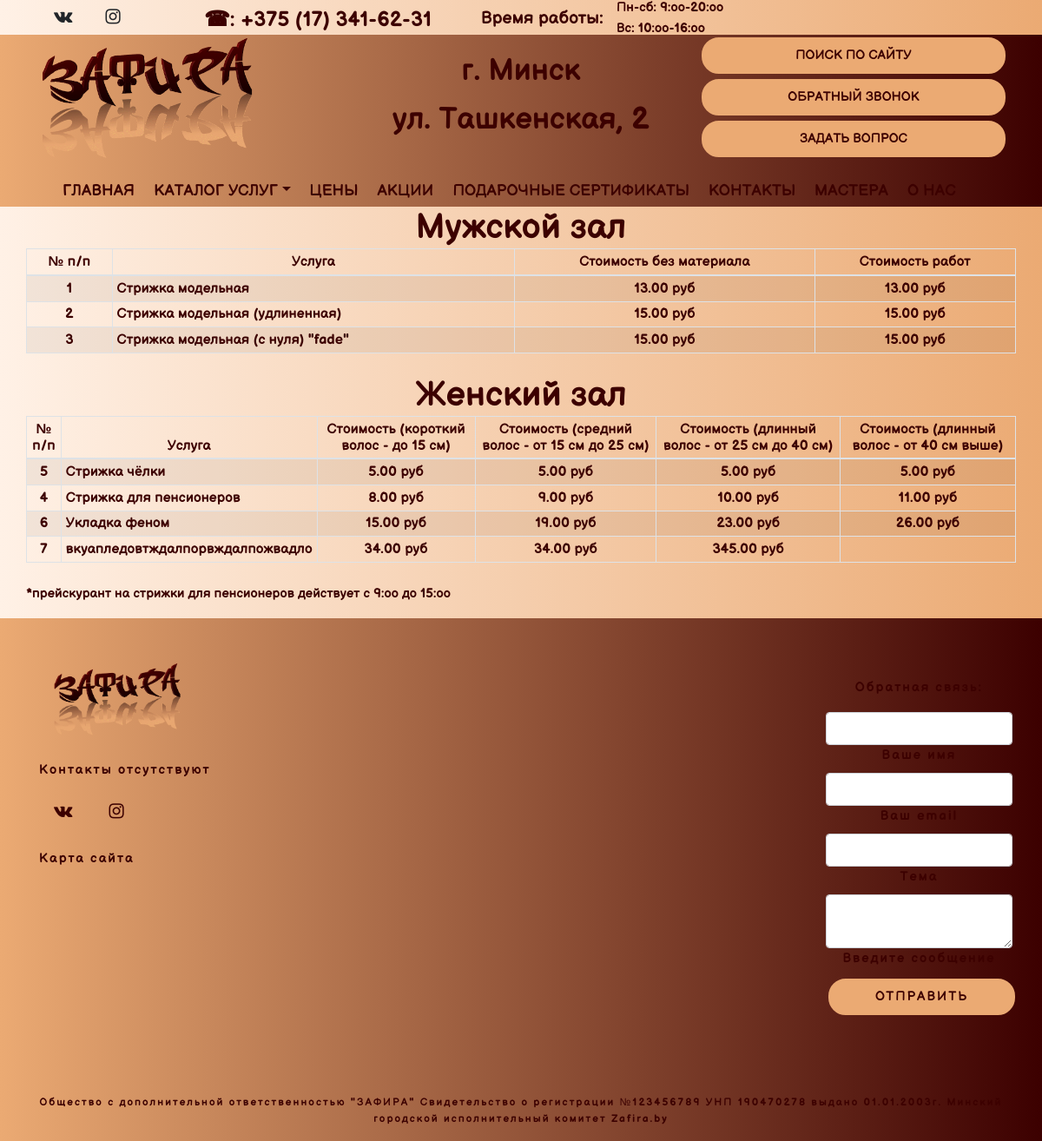
Screenshot of /price with the database file from the repository.
### catalog/models.py (models this page shows, shortened)
class Service(models.Model):
    catalog = models.ForeignKey(Catalog, related_name='services', on_delete=models.CASCADE)
    name = models.CharField(max_length=200, db_index=True)
    slug = models.SlugField(max_length=200, db_index=True, unique=True)
    price_man = models.DecimalField('Мужская стрижка, стоимость работы без материалов', max_digits=10,
                                    decimal_places=2, blank=True, null=True)
    price_man_material = models.DecimalField('Мужская стрижка, расходные материалы', max_digits=10,
                                             decimal_places=2, blank=True, null=True)
    price_man_all = models.DecimalField('Мужская стрижка, стоимость работы', max_digits=10, decimal_places=2,
                                        blank=True, null=True)
    price_1 = models.DecimalField('Цены(до 15 см)', max_digits=10, decimal_places=2, blank=True, null=True)
    price_nm_1 = models.DecimalField('Цены без расходных материалов1', max_digits=10, decimal_places=2, blank=True,
                                     null=True)
    price_2 = models.DecimalField('Цены(от 15 до 25 см)', max_digits=10, decimal_places=2, blank=True, null=True)
    price_nm_2 = models.DecimalField('Цены без расходных материалов2', max_digits=10, decimal_places=2, blank=True,
                                     null=True)
    price_3 = models.DecimalField('Цены(от 25 до 40 см)', max_digits=10, decimal_places=2, blank=True, null=True)
    price_nm_3 = models.DecimalField('Цены без расходных материалов3', max_digits=10, decimal_places=2, blank=True,
                                     null=True)
    price_4 = models.DecimalField('Цены(от 40 см и выше)', max_digits=10, decimal_places=2, blank=True, null=True)
    price_nm_4 = models.DecimalField('Цены без расходных материалов4', max_digits=10, decimal_places=2, blank=True,
                                     null=True)
    gender = models.CharField(max_length=50)
    class Meta:
        ordering = ('name',)
        verbose_name = 'Услуга'
        verbose_name_plural = 'Услуги'
        index_together = ('id', 'slug')

### catalog/views.py (the view)
# urls.py: path('price', views.price, name='price'),
def price(request):
    service_woman = Service.objects.filter(gender='woman').order_by('price_1')
    service_man = Service.objects.filter(gender='man').order_by('price_man_all')
    context_catalog = {'service_woman': service_woman,
                       'service_man': service_man}
    return render(request, 'catalog/price.html', context_catalog)

### main/templates/catalog/price.html (shortened to what this page needs)
{% extends 'main/base.html' %}
{% load bootstrap4 %}
{% load static %}
{% block content %}
<section>
      <h1 >Мужской зал</h1>
<div class="container text-center">
    <div class="row">
<table class="table table-striped table-bordered table-sm ">
  <thead>
    <tr>
      <th>№ п/п</th>
      <th>Услуга</th>
      <th>Стоимость без материала</th>
      <th>Стоимость работ</th>
    </tr>
  </thead>
  <tbody>
{% if service_man %}
{% for ser in service_man %}
    <tr>
      <th scope="row">{{ ser.id }}</th>
      <td style="text-align: left;">{{ ser.name }}</td>
      <td>{{ ser.price_man }} руб</td>
      <td>{{ ser.price_man_all }} руб</td>
   {% endfor %}
    </tr>
    {% else %}
        <p>Каталог пуст</p>
    {%endif%}
  </tbody>
</table>
        </div>
</div>
</section>
<section>
    <br>
      <h1 >Женский зал</h1>
<div class="container">
    <div class="row">
<table class="table table-striped table-bordered table-sm ">
  <thead>
    <tr>
      <th class="col1">№ п/п</th>
      <th class="col2">Услуга</th>
      <th>Стоимость (короткий волос - до 15 см)</th>
      <th>Стоимость (средний волос - от 15 см до 25 см)</th>
      <th>Стоимость (длинный волос - от 25 см до 40 см)</th>
      <th>Стоимость (длинный волос - от 40 см выше)</th>
    </tr>
  </thead>
  <tbody>
{% if service_woman %}
{% for ser in service_woman %}
    <tr>
      <th class="col1" scope="row">{{ ser.id }}</th>
      <td class="col2" style="text-align: left;">{{ ser.name }}</td>
      <td>{{ ser.price_1|default_if_none:"" }} {% if ser.price_1 %} руб {%endif%}</td>
      <td>{{ ser.price_2|default_if_none:"" }} {% if ser.price_2 %} руб {%endif%}</td>
      <td>{{ ser.price_3|default_if_none:"" }} {% if ser.price_3 %} руб {%endif%}</td>
      <td>{{ ser.price_4|default_if_none:"" }} {% if ser.price_4 %} руб {%endif%}</td>
   {% endfor %}
    </tr>
    {% else %}
        <p>Каталог пуст</p>
    {%endif%}
  </tbody>
</table>
<p><br>*прейскурант на стрижки для пенсионеров действует с 9:оо до 15:оо</p>
        </div>
</div>
</section>
{% endblock %}

### main/templates/main/base.html (shortened to what this page needs)
{% load bootstrap4 %}
{% load static %}
{% bootstrap_css %}
<!DOCTYPE html>
<html lang="ru-ru">
<head>
    <link href="//maxcdn.bootstrapcdn.com/font-awesome/4.5.0/css/font-awesome.min.css" rel="stylesheet">
    <link rel="stylesheet" href="{% static '/main/css/bootstrap.min.css' %}">
    <link rel="stylesheet" href="{% static '/main/css/bootstrap.css' %}">
    <link rel="stylesheet" href="{% static '/main/css/owl.carousel.min.css' %}">
    <link rel="stylesheet" href="{% static '/main/css/style.css' %}">
    <link rel="stylesheet" href="{% static '/main/js/bootstrap.min.js' %}">
</head>
<body>
<header class="header mb4">
    <div class="container">
        <div class="row">
            <div class="col-4 col-md-2">
                <a href="#" class="btn btn-social-icon btn-lg btn-vk"><span class="fa fa-vk"></span></a>
                  <a href="#" class="btn btn-social-icon btn-lg btn-instagram"><span class="fa fa-instagram"></span></a></div>
            <div class="col-6 col-md-3"><p class="number__col"> <nobr><b>&#9742;: +375 (17) 341-62-31</b></nobr></p></div>
            <div class="col-4 col-md-2"><p class="time__workt"><nobr><b>Время работы:</b></nobr></p></div>
            <div class="col-4 col-md-2"><p class="time__work"><nobr><b>Пн-сб: 9:оо-20:оо <br>Вс: 10:оо-16:оо </b></nobr></p></div>
        </div>
    </div>
</header>
    <section>
                        <div class="line2">
                            <div class="container">
                                <div class="row">
                                    <div class="col-8 col-md-4" class="line2__logo">
                        <img src="{% static '/main/images/logo.gif' %}" width="250"  hspace="1" vspace="4" align="center" alt=""></div>
                                    <div class="col-8 col-md-4 adres" align="center"><b>г. Минск <br> ул. Ташкенская, 2</b></div>
                                    <div class="col-8 col-md-4 "align="center">
                                        <a href="#" class="line2__btn"><b>Поиск по сайту</b></a> <br>
                                        <a href="#" class="line2__btn"><b>Обратный звонок</b></a><br>
                                        <a href="feedback" class="line2__btn"><b>Задать вопрос</b></a></div>
                        </div>
                            </div>
                                </div>
    </section>
<section>
    <div class="NavMenu">
        <div class="container">
            <div class="row">
                <div class="col-12 col-md-12">
                     <nav id="sticky-top" class="navbar navbar-expand-xl navbar-transparent bg-transparent sticky-top">
                         <ul class="navbar-nav">
                          <li class="nav-item active"><a class="nav-link menu__btn" href="{% url 'home' %}">Главная</a></li>
                            <li class="nav-item dropdown ">
                            <a class="nav-link dropdown-toggle menu__btn" data-toggle="dropdown" href="#">Каталог услуг</a>
                          </li>
                          <li class="nav-item"><a class="nav-link menu__btn" href="/price">Цены</a></li>
                          <li class="nav-item"><a class="nav-link menu__btn" href="/sale">Акции</a></li>
                          <li class="nav-item"><a class="nav-link menu__btn" href="#">Подарочные сертификаты</a></li>
                          <li class="nav-item"><a class="nav-link menu__btn" href="{%url 'contacts'%}">Контакты</a></li>
                          <li class="nav-item"><a class="nav-link menu__btn" href="/masters">Мастера</a></li>
                          <li class="nav-item"><a class="nav-link menu__btn" href="{% url 'about' %}">о нас</a></li>
                        </ul>
                     </nav>
                 </div>
            </div>
        </div>
    </div>
</section>
    <div class="content">
{% block content %} {% endblock %}
    </div>
<footer class="page-footer font-small mdb-color lighten-3 pt-4 footer">
  <div class="container text-center text-md-left">
    <div class="row">
      <div class="col-md-3 col-lg-3 mr-auto my-md-4 my-0 mt-4 mb-1">
        <h5 class="font-weight-bold text-uppercase mb-4"><div class="col-8 col-md-4" class="line2__logo">
                        <img src="{% static '/main/images/logo.gif' %}" width="150"  hspace="1" vspace="4" align="center" alt=""></div></h5>
    {% if contact %}
    {% for con in contact %}
        <p style="font-size: 24px; color:#3c0000; ">{{ con.name }}</p>
        <p style="font-size: 22px; color:#3c0000;">{{ con.address }}</p> <br>
          <p style="color:#3c0000;"> <nobr><b>&#9742;: {{ con.tel }}</b></nobr></p>
        {% endfor %}
    {% else %}
        <p>Контакты отсутствуют</p>
    {%endif%}
<a href="#" class="btn btn-social-icon btn-lg btn-vk text-center " style="color: #3c0000;"><span class="fa fa-vk"></span></a>
          <a href="#" class="btn btn-social-icon btn-lg btn-instagram"style="color: #3c0000;"><span class="fa fa-instagram"></span></a>
          <br><br><a class="footer_btn text-center " href="#">Карта сайта</a></p>
      </div>
      <div class="col-md-6 col-lg-5 mx-auto my-md-8 my-0 mt-8 mb-2">
<div class="container">
        <div class="row">
                <div class="col-md-6 col-md-offset-2 text-center">
<div id="map-container-google-2" class="z-depth-1-half map-container" style="height: 500px">
<iframe src="https://www.google.com/maps/embed?pb=!1m18!1m12!1m3!1d2354.443569702272!2d27.629257415990672!3d53.83497414569913!2m3!1f0!2f0!3f0!3m2!1i1024!2i768!4f13.1!3m3!1m2!1s0x46dbd23c836f412d%3A0x19b9edc75800c46c!2z0YPQuy4g0KLQsNGI0LrQtdC90YLRgdC60LDRjyAyLCDQnNC40L3RgdC6IDIyMDA5Niwg0JHQtdC70LDRgNGD0YHRjA!5e0!3m2!1sru!2sus!4v1602024809249!5m2!1sru!2sus" width="445" height="500" frameborder="0" style="border:0;" allowfullscreen="" aria-hidden="false" tabindex="0"></iframe>
</div>
                </div>
        </div>
</div>
      </div>
      <div class="col-md-3 col-lg-3 text-center mx-auto my-4 footer__right">
      <div class="card-transparent">
        <div class="card-body">
          <div class="form-header blue accent-1">
            <p> Обратная связь:</p>
          </div>
          <div class="md-form">
            <input type="text" id="form-name" class="form-control">
            <label for="form-name">Ваше имя</label>
          </div>
          <div class="md-form">
            <input type="text" id="form-email" class="form-control">
            <label for="form-email">Ваш email</label>
          </div>
          <div class="md-form">
             <input type="text" id="form-Subject" class="form-control">
            <label for="form-Subject">Тема</label>
          </div>
          <div class="md-form">
                  <textarea id="form-text" class="form-control md-textarea" rows="2"></textarea>
            <label for="form-text">Введите сообщение</label>
          </div>
          <div class="text-center">
              <a href="button" class="line2__btn"><b>Отправить</b></a></div>
          </div>
        </div>
      </div>
    </div>
      </div>
<div class="container-fluid">
  <div class="footer-copyright text-center py-3 " style="color:#3c0000; font-size: 12px;">Общество с дополнительной ответственностью "ЗАФИРА"      Свидетельство о регистрации №123456789 УНП 190470278 выдано 01.01.2003г.
      Минский городской исполнительный комитет <a href="#"> Zafira.by</a>
  </div>
</div>
</footer>
</html>

### main/static/main/css/style.css (style rules this page uses)
body { margin: 0; font-family: shrift, sans-serif; font-size: 15px; color: #3c0000; line-height: 1.6; }
a { color: #3c0000; text-decoration: none; }
p,b,a { font-family: shrift, sans-serif; }
h1,h2,h3,h4,h5,h6 { margin:0; font-family: shrift, sans-serif; font-weight: 700; text-decoration: none; }
h1,h2,h3,h4,h5,h6:hover { text-decoration: none; }
.header { width: 100%; margin-bottom: 0px; height: 40px; background: linear-gradient(to right, #fff1e6, #ebaa73); -webkit-background-size: cover; background-size: cover; }
.number__col { margin: 0; top: 4px; position: absolute; font-size: 24px; color: #3c0000; text-aline: center; background-size: cover; }
.time__workt { margin: 0; position: absolute; font-size: 20px; color: #3c0000; right: 0; margin-top: 5px; background-size: cover; }
.time__work { margin: 0; top: -3px; position: absolute; font-size: 15px; color: #3c0000; background-size: cover; }
.line2 { width: 100%; margin-bottom: 0px; background: linear-gradient(to left, #3c0000, #ebaa73); -webkit-background-size: cover; background-size: cover; }
.adres { top: 14px; width: 100%; font-size: 35px; color: #3c0000; text-align: center; }
.line2__btn { text-transform: uppercase; width: 100%; margin-top: 40px; margin: 3px; background: #ebaa73; display: inline-block; vertical-align: top; border: 4px solid #ebaa73; padding: 5px; color: #3c0000; text-decoration: none; border-radius: 20px; transition: all 0.3s ease-out; }
.NavMenu { display: block; text-transform: uppercase; width: 100%; margin-bottom: -15px; background: linear-gradient(to left, #3c0000, #ebaa73); background-size: cover; text-align: center; text-decoration: none; letter-spacing: 0.1px; font-size: 18px; transition: all 0.2s ease-out; padding: 0rem 0rem; }
.menu__btn { margin: 3px; color: #3c0000; }
.footer { display: inline-block; width: 100%; background: linear-gradient(to left, #3c0000, #ebaa73); background-size: cover; text-decoration: none; letter-spacing: 2px; transition: all 0.3s ease-out; }
.footer__right { left: 50px; }
.content { width: 100%; background: linear-gradient(to right, #fff1e6, #ebaa73); background-size: cover; text-align: center; }
.table { padding-top: 0px; color: #3c0000; width: 100%; margin-bottom: 0px; text-align: center; text-decoration: none; }
.col1 { width: 40px; }

### rows the page displays
Service: id "1", name "Стрижка модельная", price_man "13.00", price_man_all "13.00"
Service: id "2", name "Стрижка модельная (удлиненная)", price_man "15.00", price_man_all "15.00"
Service: id "3", name "Стрижка модельная (с нуля) \"fade\"", price_man "15.00", price_man_all "15.00"
Service: id "5", name "Стрижка чёлки", price_1 "5.00", shows "руб", price_2 "5.00", price_3 "5.00", price_4 "5.00"
Service: id "4", name "Стрижка для пенсионеров", price_1 "8.00", shows "руб", price_2 "9.00", price_3 "10.00", price_4 "11.00"
Service: id "6", name "Укладка феном", price_1 "15.00", shows "руб", price_2 "19.00", price_3 "23.00", price_4 "26.00"
Service: id "7", name "вкуапледовтждалпорвждалпожвадло", price_1 "34.00", shows "руб", price_2 "34.00", price_3 "345.00"
